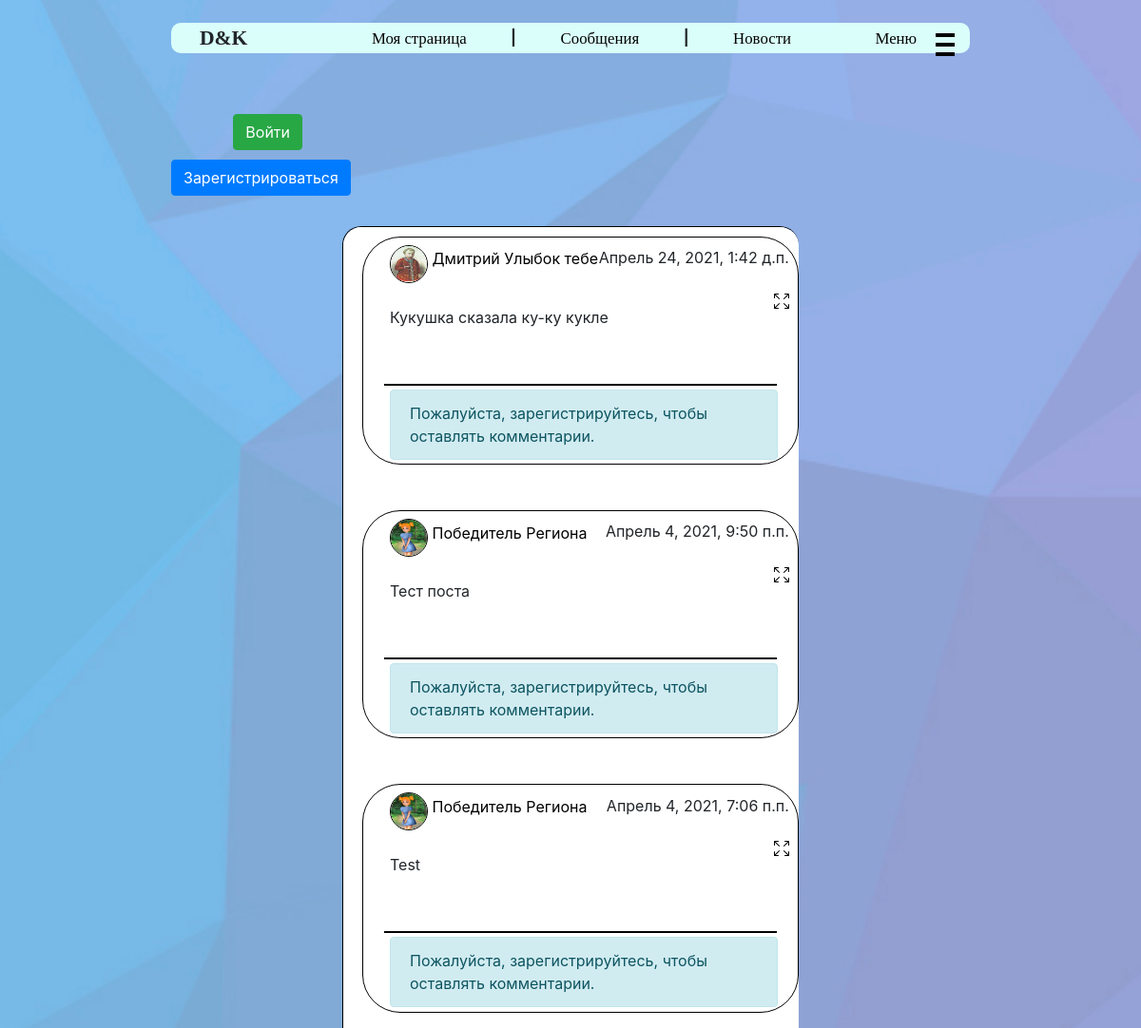
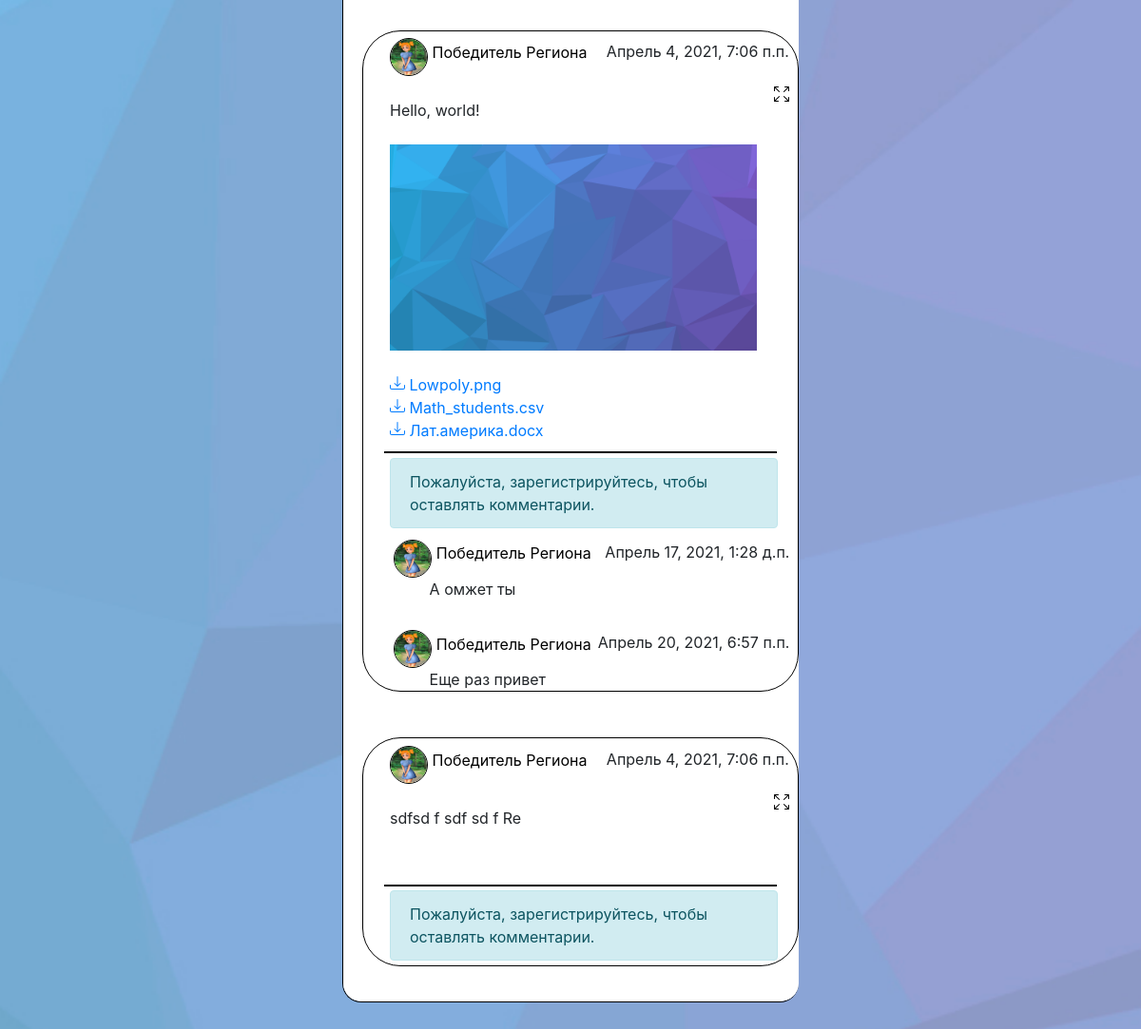
The page / on the database its author committed (2 pictures, top to bottom).
### user_manager/models.py (models this page shows, shortened)
class News(models.Model):
    user = models.ForeignKey(User, on_delete=models.CASCADE, related_name='news')
    text_content = models.TextField(max_length=1000, verbose_name='Контент', blank=False)
    likes = models.IntegerField(default=0, verbose_name='Лайки')
    create_date = models.DateTimeField(verbose_name='дата создания', default=datetime.datetime.now)
    class Meta:
        verbose_name = "Новость"
        verbose_name_plural = "Новости"

class Profile(models.Model):
    user = models.OneToOneField(User, on_delete=models.CASCADE, related_name='profile')
    name = models.CharField(max_length=50, verbose_name="Имя", null=True, blank=False)
    surname = models.CharField(max_length=75, verbose_name="Фамилия", null=True, blank=False)
    bio = models.TextField(max_length=500, verbose_name="Описание", default="", null=True,
                           blank=False)
    avatar = models.ImageField(verbose_name="Фото", null=True, upload_to=avatars_directory)
    status = models.CharField(max_length=75, default="", verbose_name="Статус", null=True,
                              blank=False)
    birth_date = models.DateField(verbose_name='Дата рождения', null=True, blank=False)
    lname = models.CharField(max_length=50, verbose_name="Имя в нижнем регистре", null=True,
                             blank=False)
    lsurname = models.CharField(max_length=75, verbose_name="Фамилия в нижнем регистре", null=True,
                                blank=False)
    class Meta:
        ordering = ['name', 'surname', 'birth_date']
        verbose_name = "Профлиль пользователя"
        verbose_name_plural = "Профили пользователей"

class NewsFile(models.Model):
    news = models.ForeignKey(News, on_delete=models.CASCADE, related_name='files')
    file = models.FileField(null=True, blank=True, upload_to=news_files_directory)
    class Meta:
        verbose_name = "Файл"
        verbose_name_plural = "Файлы"

class Commentary(models.Model):
    user = models.ForeignKey(User, on_delete=models.CASCADE, related_name='comment')
    post = models.ForeignKey(Posts, on_delete=models.CASCADE, related_name='comment')
    text = models.TextField(max_length=1000, null=False, blank=False, default="")
    create_date = models.DateTimeField(verbose_name='дата создания', default=datetime.datetime.now)
    class Meta:
        verbose_name = "Комментарий"
        verbose_name_plural = "Коммментарии"

### user_manager/views.py (the view)
# urls.py: path('', views.news_form),
def news_form(request):
    if request.method == 'POST':
        form = NewsForm(request.POST, request.FILES)
        if form.is_valid():
            news = News.objects.create(user=request.user,
                                       text_content=form.cleaned_data['text_content'])
            for file in request.FILES.getlist('attachments'):
                NewsFile.objects.create(file=file, news=news)
            news.save()
            return redirect('/')
    else:
        form = NewsForm()
    if request.user.is_authenticated:
        all_news = [(news, isinstance(news, News))
                    for news in request.user.profile.get_news_interesting_for_user()]
    else:
        all_news = [(x, 1)
                    for x in sorted(News.objects.all(), key=lambda x: x.create_date, reverse=True)]
    images, width, comments = get_news_data(all_news)
    return render(request, 'main.html',
                  {'form': form,
                   'all_news': all_news,
                   'images': images,
                   'widths': width,
                   'comments': comments,
                   'title': 'Новости'})

### user_manager/templatetags/file_name.py (called while the page is built)
@register.filter
def file_name(url):
    return unquote(url.split('/')[-1]).lower().capitalize()

### user_manager/templatetags/index.py (called while the page is built)
@register.filter
def index(indexable, i):
    return indexable[i]

### user_manager/views.py (called while the page is built, shortened)
def get_news_data(all_news):
    images = []
    width = []
    comments = []
    for i, (news, tp) in enumerate(all_news):
        to_add = []
        for file in news.files.all():
            url = file.file.url
            if url.rsplit('.', 1)[-1] in {'png', 'jpg', 'jpeg'}:
                to_add.append(file)
        images.append(to_add)
        if tp == 1:
            comments.append(news.post.comment.all())
        else:
            comments.append(reposted.post.comment.all())
        if to_add:
            width.append(100 // min(len(to_add), 3))
        else:
            width.append(-1)
    return images, width, comments

### user_manager/templates/main.html (shortened to what this page needs)
<!DOCTYPE html>
<html lang="en">
<head>
    {% load static %}
    <link rel="stylesheet"
          href="https://maxcdn.bootstrapcdn.com/bootstrap/4.0.0/css/bootstrap.min.css"
>
    <link rel="stylesheet"
          href="https://cdn.jsdelivr.net/npm/bootstrap-icons@1.4.1/font/bootstrap-icons.css">
    <link rel="stylesheet" href="{% static 'css/style.css' %}">
</head>
<body>
<header>
    <br>
    <nav>
        <div class="logo scalable">D&K</div>
        {% if user.is_authenticated %}
            <a href="/homepage/{{ user.id }}" class="scalable">Моя страница</a>
            <span class="scalable">|</span>
            <a href="/messages/" class="scalable">Сообщения</a>
            <span class="scalable">|</span>
        {% else %}
            <a href="/access_denied/" class="scalable">Моя страница</a>
            <span class="scalable">|</span>
            <a href="/access_denied/" class="scalable">Сообщения</a>
            <span class="scalable">|</span>
        {% endif %}
        <a href="/" class="scalable">Новости</a>
        <div class="menu_btn scalable">Меню</div>
    </nav>
    <div class="burger">
        <div class="brick"></div>
        <div class="brick middle"></div>
        <div class="brick"></div>
    </div>
    <br>
    {% block login %}
        <div class="log-btn">
            {% if user.is_authenticated %}
                <div>
                    <img src="{{ user.profile.avatar.url }}" alt="Аватарка" class="user_avatar">
                    <div class="user_info">
                        <div class="user_info_text">
                            {{ user.profile.name }} {{ user.profile.surname }}<br>
                            <a href="/logout/" class="logout btn btn-danger">Выйти</a>
                        </div>
                    </div>
                </div>
            {% else %}
                <p>
                    <a class="login btn btn-success" href="/login/">Войти</a><br>
                    <a class="register btn btn-primary " href="/register/">Зарегистрироваться</a>
                </p>
            {% endif %}
        </div>
    {% endblock %}
</header>
<div class="cont">
    {% block content %}
        {% load index %}
        {% load file_name %}
        {% for news, tp in all_news %}
            <div class="news {{ news.post.id }}">
                <a href="/homepage/{{ news.user.id }}" class="author_url">
                    <img src="{{ news.user.profile.avatar.url }}" alt="Аватарка"
                         class="news_avatar">
                    <span class="creator_name">{{ news.user.profile.name }} {{ news.user.profile.surname }}</span>
                </a>
                <span class="created_date">{{ news.create_date }}</span>
                <a class="show_post" href="/show_post/{{ news.post.id }}"
                   title="Нажмите для просмотра записи">
                </a>
                <br>
                <br>
                <div class="news_content">
                    {{ news.text_content }}<br><br>
                    <div class="images">
                        {% for image in images|index:forloop.counter0 %}
                            <img class="attach" src="{{ image.file.url }}"
                                 alt="Прикрепленное изображение"
                                 style="width: {{ widths|index:forloop.parentloop.counter0 }}%">
                        {% endfor %}
                    </div>
                    <br>
                    <div class="all-files">
                        {% for file in news.files.all %}
                            <a href="{{ file.file.url }}">
                                {{ file.file.url|file_name }}</a>
                            <br>
                        {% endfor %}
                    </div>
                </div>
                <hr class="line">
                <div class="comments">
                    {% if user.is_authenticated %}
                        <div class="comments-creation input-group mb-3">
                            <textarea class="form-control comment-input {{ news.post.id }}"
                                      placeholder="Текст комментария"
                                      aria-label="Текст комментария"
                                      aria-describedby="button-addon2"></textarea>
                            <div class="input-group-append">
                                <button type="button"
                                        class="btn btn-outline-secondary send-comment {{ news.post.id }}">
                                    <svg xmlns="http://www.w3.org/2000/svg" width="20" height="20 "
                                         fill="currentColor" class="bi bi-cursor"
                                         viewBox="0 0 16 16">
                                        <path d="M14.082 2.182a.5.5 0 0 1 .103.557L8.528 15.467a.5.5 0 0 1-.917-.007L5.57 10.694.803 8.652a.5.5 0 0 1-.006-.916l12.728-5.657a.5.5 0 0 1 .556.103zM2.25 8.184l3.897 1.67a.5.5 0 0 1 .262.263l1.67 3.897L12.743 3.52 2.25 8.184z"/>
                                    </svg>
                                </button>
                            </div>
                        </div>
                    {% else %}
                        <div class="alert alert-info comments-creation-denied">Пожалуйста,
                            зарегистрируйтесь, чтобы оставлять
                            комментарии.
                        </div>
                    {% endif %}
                    {% for comment in comments|index:forloop.counter0 %}
                        <a href="/homepage/{{ comment.user.id }}" class="author_url">
                            <img src="{{ comment.user.profile.avatar.url }}" alt="Аватарка"
                                 class="news_avatar comment-avatar">
                            <span class="creator_name">{{ comment.user.profile.name }} {{ comment.user.profile.surname }}</span>
                        </a>
                        <span class="created_date">{{ comment.create_date }}</span>
                        <br>
                        <div class="comment-text">
                            {{ comment.text }}
                        </div>
                        <br>
                    {% endfor %}
                </div>
            </div>
            <br><br>
        {% endfor %}
    {% endblock %}
</div>
</body>
</html>

### user_manager/static/css/style.css (style rules this page uses)
body { background: url("../img/bg.jpg") no-repeat no-repeat center center fixed; background-size: cover; }
nav:after { display: inline-block; height: 100%; vertical-align: middle; content: ""; }
nav .logo { font-family: "Segoe Print"; font-weight: bold; font-size: calc(0.6em + 1vw); margin-left: 30px; vertical-align: middle; display: inline-block; padding-right: 10%; }
nav { position: fixed; height: fit-content; background: #dafffa; width: 70%; margin-left: 15%; border-radius: 10px; }
nav a, .menu a, .menu_btn { margin: auto; vertical-align: middle; display: inline-block; text-decoration: none; color: black; font-family: "Segoe Print"; font-size: calc(0.3em + 1vw); padding-left: 5%; padding-right: 5%; cursor: pointer; }
nav span { font-weight: bold; }
.burger { cursor: pointer; position: fixed; margin-left: 82%; margin-top: calc(0.25em + 0.1vw); }
.brick { width: calc(0.5em + 1vw); height: 4px; margin-top: 6px; background: black; transition: 0.3s ease-out; }
.created_date, .show_post { float: right; margin-right: 2%; margin-top: 2%; }
.log-btn { width: fit-content; margin-left: 15%; }
.login { position: fixed; margin-left: calc(2.6em + 1vh); margin-top: calc(3em + 1vh); }
.register { position: fixed; margin-top: calc(4.5em + 1vh); }
.cont { padding-top: 10px; padding-left: 20px; margin-top: 7vh; margin-left: 30vw; overflow-y: scroll; width: 40vw; height: 80vh; background: white; border-radius: 20px; border-left: 1px solid black; border-top: 1px solid black; border-bottom: 1px solid black; }
.news { border: 1px solid black; border-radius: 40px; }
.creator_name { text-decoration: none; color: black; cursor: pointer; }
.news_avatar { margin-left: calc(1em + 1vw); width: 40px; height: 40px; margin-top: calc(0.1em + 0.5vw); border-radius: 50px; border: 1px solid black; }
.comment-avatar { margin-left: 1%; }
.news_content { padding-bottom: 10px; margin-left: calc(1em + 1vw); }
.attach { height: 50%; }
.images { text-align: center; width: 90%; }
.line { border: 1px solid black; width: 90%; margin: auto; }
.comments { max-height: 250px; margin-left: calc(1em + 1vw); overflow-y: scroll; }
.comment-text { margin-left: calc(1.7em + 1.2vw); word-break:break-all; max-height: 200px; overflow-y: auto; }
.comments-creation-denied { width: 95%; margin-top: 1%; margin-bottom: 1%; }
.show_post { color: black; }

### rows shown on the page
News: user.profile.avatar (placeholder picture), user.profile.name "Дмитрий", user.profile.surname "Улыбок тебе", create_date "Апрель 24, 2021, 1:42 д.п.", text_content "Кукушка сказала ку-ку кукле"
News: user.profile.avatar (placeholder picture), user.profile.name "Победитель", user.profile.surname "Региона", create_date "Апрель 4, 2021, 9:50 п.п.", text_content "Тест поста"
News: user.profile.avatar (placeholder picture), user.profile.name "Победитель", user.profile.surname "Региона", create_date "Апрель 4, 2021, 7:06 п.п.", text_content "Test"
News: user.profile.avatar (placeholder picture), user.profile.name "Победитель", user.profile.surname "Региона", create_date "Апрель 4, 2021, 7:06 п.п.", text_content "Hello, world!"
NewsFile: file (picture), file|file_name "Lowpoly.png"
NewsFile: file|file_name "Math_students.csv"
NewsFile: file|file_name "Лат.америка.docx"
Commentary: user.profile.avatar (placeholder picture), user.profile.name "Победитель", user.profile.surname "Региона", create_date "Апрель 17, 2021, 1:28 д.п.", text "А омжет ты"
Commentary: user.profile.avatar (placeholder picture), user.profile.name "Победитель", user.profile.surname "Региона", create_date "Апрель 20, 2021, 6:57 п.п.", text "Еще раз привет"
News: user.profile.avatar (placeholder picture), user.profile.name "Победитель", user.profile.surname "Региона", create_date "Апрель 4, 2021, 7:06 п.п.", text_content "sdfsd f sdf sd f Re"
